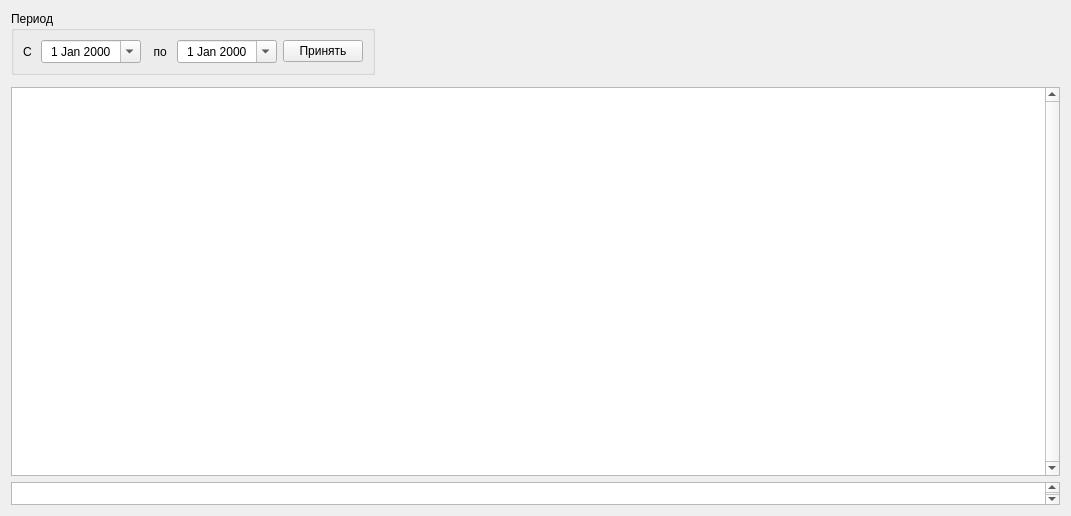
<?xml version="1.0" encoding="UTF-8"?>
<ui version="4.0">
 <class>AnaliticPlan</class>
 <widget class="QWidget" name="AnaliticPlan">
  <property name="geometry">
   <rect>
    <x>0</x>
    <y>0</y>
    <width>1071</width>
    <height>516</height>
   </rect>
  </property>
  <property name="windowTitle">
   <string>Form</string>
  </property>
  <layout class="QGridLayout" name="gridLayout">
   <item row="4" column="0">
    <widget class="QTableWidget" name="column_sum">
     <property name="enabled">
      <bool>true</bool>
     </property>
     <property name="sizePolicy">
      <sizepolicy hsizetype="Preferred" vsizetype="Minimum">
       <horstretch>0</horstretch>
       <verstretch>0</verstretch>
      </sizepolicy>
     </property>
     <property name="minimumSize">
      <size>
       <width>0</width>
       <height>23</height>
      </size>
     </property>
     <property name="maximumSize">
      <size>
       <width>16777215</width>
       <height>23</height>
      </size>
     </property>
     <property name="verticalScrollBarPolicy">
      <enum>Qt::ScrollBarAlwaysOn</enum>
     </property>
     <property name="horizontalScrollBarPolicy">
      <enum>Qt::ScrollBarAlwaysOff</enum>
     </property>
     <property name="autoScroll">
      <bool>false</bool>
     </property>
     <property name="editTriggers">
      <set>QAbstractItemView::NoEditTriggers</set>
     </property>
     <property name="selectionBehavior">
      <enum>QAbstractItemView::SelectRows</enum>
     </property>
     <property name="verticalScrollMode">
      <enum>QAbstractItemView::ScrollPerItem</enum>
     </property>
     <property name="showGrid">
      <bool>true</bool>
     </property>
     <property name="gridStyle">
      <enum>Qt::SolidLine</enum>
     </property>
     <property name="wordWrap">
      <bool>true</bool>
     </property>
     <attribute name="horizontalHeaderVisible">
      <bool>false</bool>
     </attribute>
     <attribute name="horizontalHeaderDefaultSectionSize">
      <number>60</number>
     </attribute>
     <attribute name="horizontalHeaderHighlightSections">
      <bool>false</bool>
     </attribute>
     <attribute name="verticalHeaderVisible">
      <bool>false</bool>
     </attribute>
     <attribute name="verticalHeaderDefaultSectionSize">
      <number>23</number>
     </attribute>
     <attribute name="verticalHeaderHighlightSections">
      <bool>false</bool>
     </attribute>
     <attribute name="verticalHeaderStretchLastSection">
      <bool>false</bool>
     </attribute>
     <row>
      <property name="text">
       <string/>
      </property>
     </row>
    </widget>
   </item>
   <item row="2" column="0">
    <widget class="QTableView" name="data_table">
     <property name="minimumSize">
      <size>
       <width>790</width>
       <height>0</height>
      </size>
     </property>
     <property name="verticalScrollBarPolicy">
      <enum>Qt::ScrollBarAlwaysOn</enum>
     </property>
     <property name="editTriggers">
      <set>QAbstractItemView::NoEditTriggers</set>
     </property>
     <property name="alternatingRowColors">
      <bool>true</bool>
     </property>
     <property name="textElideMode">
      <enum>Qt::ElideRight</enum>
     </property>
     <property name="sortingEnabled">
      <bool>true</bool>
     </property>
     <attribute name="horizontalHeaderDefaultSectionSize">
      <number>60</number>
     </attribute>
     <attribute name="horizontalHeaderStretchLastSection">
      <bool>false</bool>
     </attribute>
     <attribute name="verticalHeaderVisible">
      <bool>false</bool>
     </attribute>
     <attribute name="verticalHeaderDefaultSectionSize">
      <number>19</number>
     </attribute>
    </widget>
   </item>
   <item row="1" column="0">
    <widget class="SqlExtendedFilter" name="filter_widget" native="true"/>
   </item>
   <item row="0" column="0">
    <widget class="QGroupBox" name="time_groupBox">
     <property name="sizePolicy">
      <sizepolicy hsizetype="Maximum" vsizetype="Preferred">
       <horstretch>0</horstretch>
       <verstretch>0</verstretch>
      </sizepolicy>
     </property>
     <property name="title">
      <string>Период</string>
     </property>
     <layout class="QHBoxLayout" name="horizontalLayout">
      <item>
       <widget class="QLabel" name="label_2">
        <property name="text">
         <string>С </string>
        </property>
       </widget>
      </item>
      <item>
       <widget class="QDateEdit" name="date_start">
        <property name="sizePolicy">
         <sizepolicy hsizetype="Expanding" vsizetype="Fixed">
          <horstretch>0</horstretch>
          <verstretch>0</verstretch>
         </sizepolicy>
        </property>
        <property name="minimumSize">
         <size>
          <width>100</width>
          <height>0</height>
         </size>
        </property>
        <property name="alignment">
         <set>Qt::AlignCenter</set>
        </property>
        <property name="calendarPopup">
         <bool>true</bool>
        </property>
       </widget>
      </item>
      <item>
       <widget class="QLabel" name="label_3">
        <property name="text">
         <string>  по </string>
        </property>
       </widget>
      </item>
      <item>
       <widget class="QDateEdit" name="date_end">
        <property name="sizePolicy">
         <sizepolicy hsizetype="Expanding" vsizetype="Fixed">
          <horstretch>0</horstretch>
          <verstretch>0</verstretch>
         </sizepolicy>
        </property>
        <property name="minimumSize">
         <size>
          <width>100</width>
          <height>0</height>
         </size>
        </property>
        <property name="alignment">
         <set>Qt::AlignCenter</set>
        </property>
        <property name="calendarPopup">
         <bool>true</bool>
        </property>
       </widget>
      </item>
      <item>
       <widget class="QPushButton" name="accept_period">
        <property name="text">
         <string>Принять</string>
        </property>
       </widget>
      </item>
     </layout>
    </widget>
   </item>
  </layout>
  <action name="action_add">
   <property name="icon">
    <iconset resource="../3rdparty/LimeReport/limereport/databrowser/lrdatabrowser.qrc">
     <normaloff>:/databrowser/images/add.png</normaloff>:/databrowser/images/add.png</iconset>
   </property>
   <property name="text">
    <string>Добавить в фильтр по значению</string>
   </property>
   <property name="shortcut">
    <string>P</string>
   </property>
  </action>
 </widget>
 <customwidgets>
  <customwidget>
   <class>SqlExtendedFilter</class>
   <extends>QWidget</extends>
   <header>sqlextendedfilter.h</header>
   <container>1</container>
  </customwidget>
 </customwidgets>
 <resources>
  <include location="../3rdparty/LimeReport/limereport/databrowser/lrdatabrowser.qrc"/>
 </resources>
 <connections/>
</ui>
